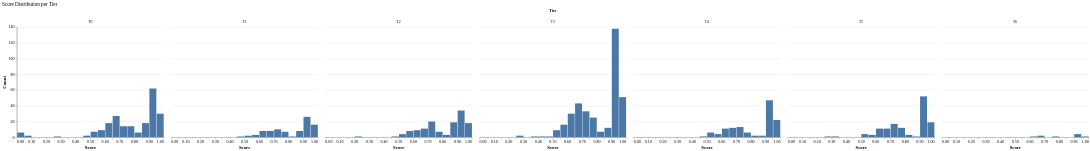

Specify this chart in Vega-Lite:
### Vega-Lite specification from a JSON file in a GitHub repository (floating-point values rounded to 4 significant figures; data arrays with more than 128 entries replaced by an {"elided": "..."} marker saying what was removed)
{"config": {"font": "serif", "axis": {"labelFontSize": 11, "titleFontSize": 13, "gridColor": "#e0e0e0", "domainColor": "#333333"}, "legend": {"labelFontSize": 11, "titleFontSize": 12}, "title": {"fontSize": 14, "anchor": "start", "fontWeight": "normal"}, "view": {"stroke": null, "continuousWidth": 400, "continuousHeight": 300}, "mark": {"tooltip": true}}, "data": {"name": "data-36bc3513ce8be97d6bc5cd06e65e84c3"}, "facet": {"column": {"field": "tier", "sort": ["T0", "T1", "T2", "T3", "T4", "T5", "T6"], "title": "Tier", "type": "nominal"}}, "spec": {"mark": {"type": "bar"}, "encoding": {"x": {"bin": {"step": 0.05}, "field": "score", "title": "Score", "type": "quantitative"}, "y": {"aggregate": "count", "title": "Count", "type": "quantitative"}}}, "title": "Score Distribution per Tier", "$schema": "https://vega.github.io/schema/vega-lite/v6.1.0.json", "datasets": {"data-36bc3513ce8be97d6bc5cd06e65e84c3": {"elided": "1080 records"}}}
